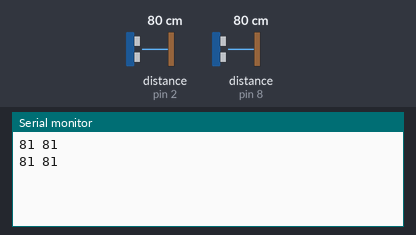
Recording of a sketch running on a simulated Arduino Uno, built with avr-gcc and run on an emulated ATmega328P. Shown: the last lines printed to the serial monitor. Inputs (shaded band) come from the test bench; at power-on: distance to the obstacle (sensors on pin 2, pin 8) 80 cm.

Above: at 2.8 s.
2.9 s: distance to the obstacle (sensor on pin 2) set to 2 cm
At 4.9 s:
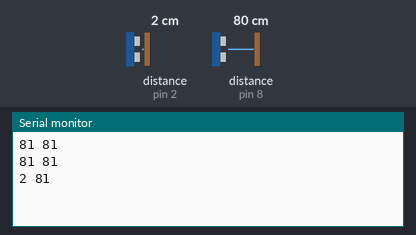
5.6 s: distance to the obstacle (sensor on pin 8) set to 2 cm
At 6.8 s:
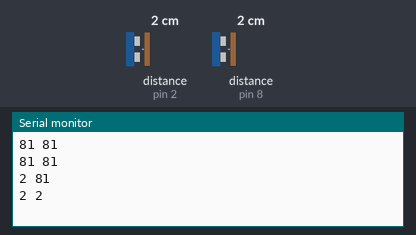
8.3 s: distance to the obstacle (sensor on pin 2) set to 4 cm
At 10.8 s:
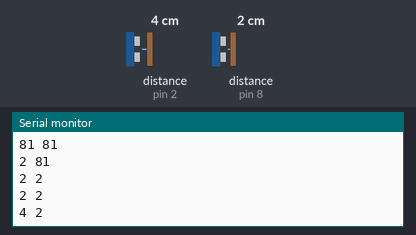
11.0 s: distance to the obstacle (sensor on pin 8) set to 4 cm
At 12.7 s:
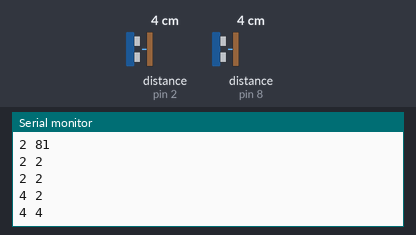
Timing chart, 0 to 14.2 s (numbered marks = the images above; inputs shaded):
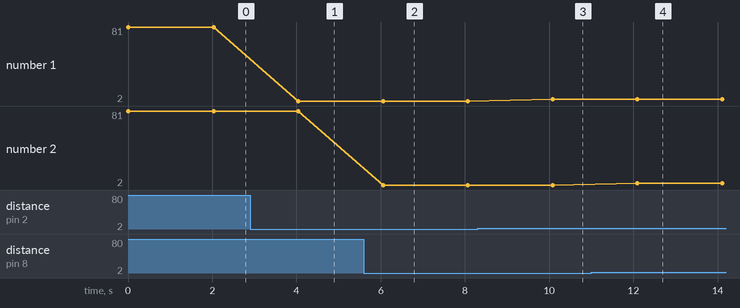

Measured:
- after the input at 2.9 s, the serial monitor: prints a new line after 1.1 s (image 1)
- after the input at 5.6 s, the serial monitor: prints a new line after 0.46 s (image 2)
- after the input at 8.3 s, the serial monitor: prints a new line after 1.8 s (image 3)
- after the input at 11.0 s, the serial monitor: prints a new line after 1.1 s (image 4)
- plotted number 1: 81 → 2 after the input at 2.9 s, 2 → 4 after the input at 8.3 s

The sketch:

ultrasonic2.ino
```cpp
#include <NewPing.h>
unsigned int us_value1,us_value2;
#define MAX_DISTANCE 400

NewPing sonar1(3, 2, MAX_DISTANCE);//left
NewPing sonar2(9, 8, MAX_DISTANCE);//right

void setup()
{ Serial.begin(9600);
}

void loop()
{ us_value1 = sonar1.ping()/US_ROUNDTRIP_CM;
  us_value2 = sonar2.ping()/US_ROUNDTRIP_CM;
  Serial.print(us_value1);
  delay(5);
  Serial.print(" ");
  delay(5);
  Serial.print(us_value2);
  Serial.println();
  delay(2000);  // update per 2s
}
```
